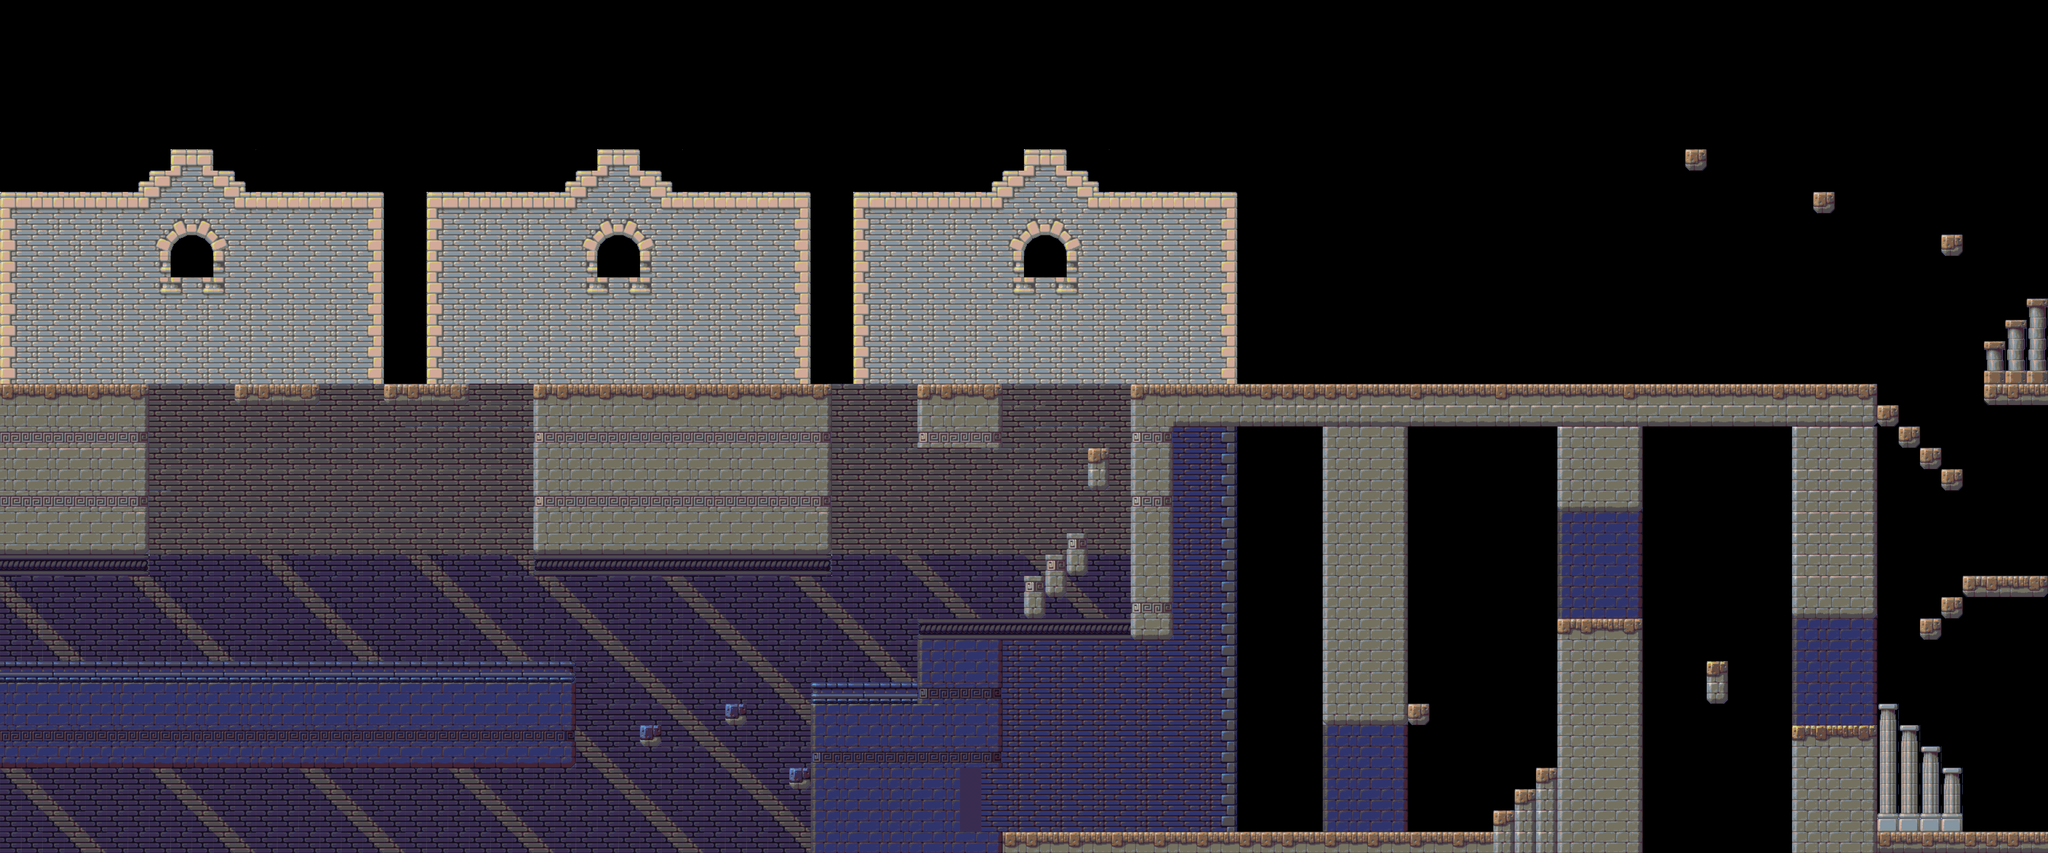

This is a level from a 2D game, rendered from its Tiled map with the project's own tilesets. A one-line summary and the map file follow, with tile-layer data summarised:
An orthogonal 96x40 tile map with 64x64 px tiles, 2 tile layers (Background, Collision) and 3 objects.

<map version="1.0" orientation="orthogonal" renderorder="right-down" width="96" height="40" tilewidth="64" tileheight="64" nextobjectid="27">
 <tileset firstgid="1" name="tileset" tilewidth="64" tileheight="64" tilecount="1927" columns="41">
  <image source="../images/bothtilesets.png" trans="ff00ff" width="2624" height="3008" />
 </tileset>
 <layer name="Background" width="96" height="40">
  <data>[3840 cells, 1801 non-empty, 58 distinct tile ids]</data>
 </layer>
 <layer name="Collision" width="96" height="40">
  <data>[3840 cells, 777 non-empty, 93 distinct tile ids]</data>
 </layer>
 <objectgroup name="Object Layer 1">
  <object id="17" gid="1382" x="68" y="2644" width="64" height="64" />
  <object id="24" gid="1319" x="4928" y="4096" width="448" height="64" />
  <object id="25" gid="1850" x="2944" y="4030.67" width="64" height="190.667" />
 </objectgroup>
</map>